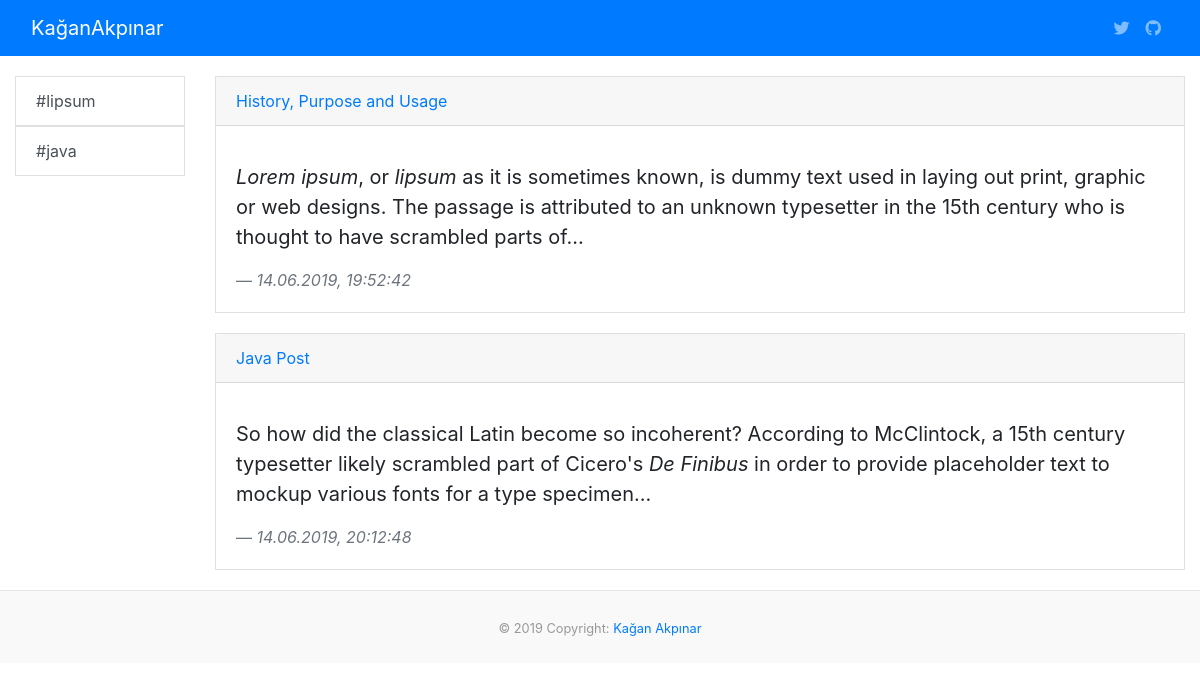
The page / on the database its author committed.
### blog.py (models this page shows, shortened)
class Category(db.Model):
    __tablename__ = "category"
    id = db.Column(db.Integer, primary_key=True)
    name = db.Column(db.String(50), nullable=False)

class Post(db.Model):
    __tablename__ = "post"
    id = db.Column(db.Integer, primary_key=True)
    title = db.Column(db.String(), nullable=False)
    content = db.Column(db.Text(), nullable=False)
    date = db.Column(db.String(), nullable=False, default=time.strftime('%d.%m.%Y'))
    author = db.Column(db.String(), nullable=False)
    category_id = db.Column(db.Integer, db.ForeignKey('category.id'), nullable=False)
    category = db.relationship('Category', backref=db.backref('posts', lazy=True)   )

### blog.py (the view)
@app.route("/")
def home():
    category = Category.query.all()
    if request.method == 'POST' and form.validate():
        query = form.query.data
        post = Post.query.whoosh_search(query).all()
        return render_template("home.html", posts = posts, category = category)
    else:
        posts = Post.query.all()
        return render_template("home.html", posts = posts, category = category)

### templates/home.html (shortened to what this page needs)
{% extends "layout.html" %}
{% block body %}
<div class="row">
<div class="col-md-2">
{% include "sidebar.html" %}
</div>
<div class="col-md-10">
  {% for post in posts %}
  <div class="card" style="border-radius:0px; margin-bottom:20px">
    <a href="/post/{{ post.id }}" class="card-header">{{ post.title}}</a>
    <div class="card-body">
      <blockquote class="blockquote mb-0">
        <p>{{ post.content|truncate|safe }}</p>
        <footer class="blockquote-footer"><cite title="Source Title">{{ post.date }}</cite></footer>
      </blockquote>
    </div>
  </div>
  {% endfor %}
</div>
</div>
{% endblock %}

### templates/layout.html (shortened to what this page needs)
<!DOCTYPE html>
<html lang="tr" dir="ltr">
  <head>
    {% block head %}
    <link rel="stylesheet" href="https://stackpath.bootstrapcdn.com/bootstrap/4.3.1/css/bootstrap.min.css">
    {% endblock %}
  </head>
  <body>
    <nav class="navbar navbar-expand-lg navbar-dark bg-primary static-top">
      <div class="container-fluid">
        <a class="navbar-brand" href="{{ url_for("home") }}">KağanAkpınar</a>
        <div class="collapse navbar-collapse" id="navbarResponsive">
          <ul class="navbar-nav ml-auto">
            <li class="nav-item">
              <a href="https://twitter.com/kgn_akpnr" class="nav-link fab fa-twitter"></a>
            </li>
            <li class="nav-item">
              <a href="https://github.com/kaganakpinar" class="nav-link fab fa-github"></a>
            </li>
          </ul>
        </div>
      </div>
    </nav>
    <div class="container-fluid" style="margin-top:20px">
      {% block body %}{% endblock %}
    </div>
  <footer class="blog-footer">
  <small>© 2019 Copyright: <a href="#">Kağan Akpınar</a></small>
</footer>
  </body>
</html>

### templates/sidebar.html
{% for category in category %}
<ul class="list-group">
  <a href="/categories/{{category.name}}" class="list-group-item list-group-item-action"  style="border-radius:0px">
    #{{ category.name }}
  </a>
</ul>
{% endfor %}

### templates/layout.html (style rules this page uses)
.blog-footer { padding: 1.5rem 0; color: #999; text-align: center; background-color: #f9f9f9; border-top: .05rem solid #e5e5e5; }

### rows shown on the page
Category: name "lipsum"
Category: name "java"
Post: title "History, Purpose and Usage", content "Lorem ipsum , or lipsum as it is sometimes known, is dummy text used in laying out print, graphic or web designs. The passage is attributed to an unknown typesetter in the 15th century who is thought to have scrambled parts of...", date "14.06.2019, 19:52:42"
Post: title "Java Post", content "So how did the classical Latin become so incoherent? According to McClintock, a 15th century typesetter likely scrambled part of Cicero's De Finibus in order to provide placeholder text to mockup various fonts for a type specimen...", date "14.06.2019, 20:12:48"
